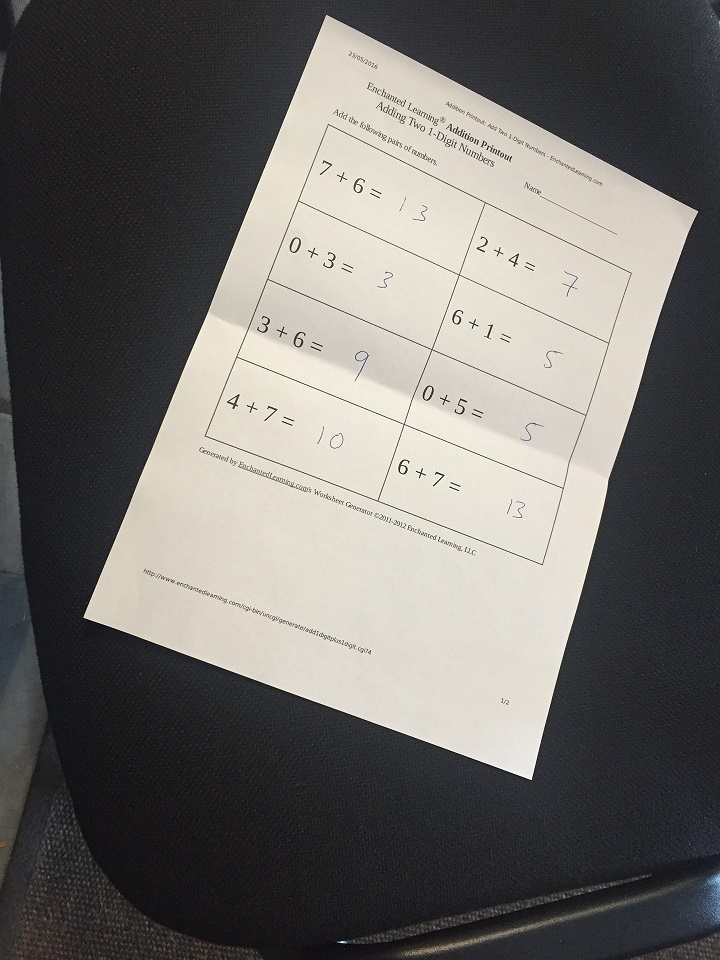
#> input picture 6. Computer Vision/05. Edge detection, perspective transform and Morphological transformations/img/scan.jpg, 720 x 960 px
$ jupyter execute --allow-errors 'Morphological Transformations.ipynb'   (shell and % lines are left out)
#> lines starting #> are read from the running program, lines starting #| are printed output that depends on the picture; after the words box and inside, x2 and y2 are one past the last pixel; in counts of white or black regions, pixels touching at a corner belong together
# Computer Vision Morphological Transformations

[cell 1]
import cv2
import numpy as np
import matplotlib.pyplot as plt

## Dilation

[cell 2]
# Create a simple 3 by 3 kernel of ones with numpy
kernel = np.ones([3,3], np.uint8)
kernel

[cell 3]
# Load an image, threshold it (binary_inverse) and apply dilation with openCV, try different number of iterations
img = cv2.imread('img/scan.jpg',0)
#> img: shape (960, 720); min 0, max 255, mean 109.7

ret, otsu = cv2.threshold(img,0, 255,cv2.THRESH_BINARY_INV + cv2.THRESH_OTSU)
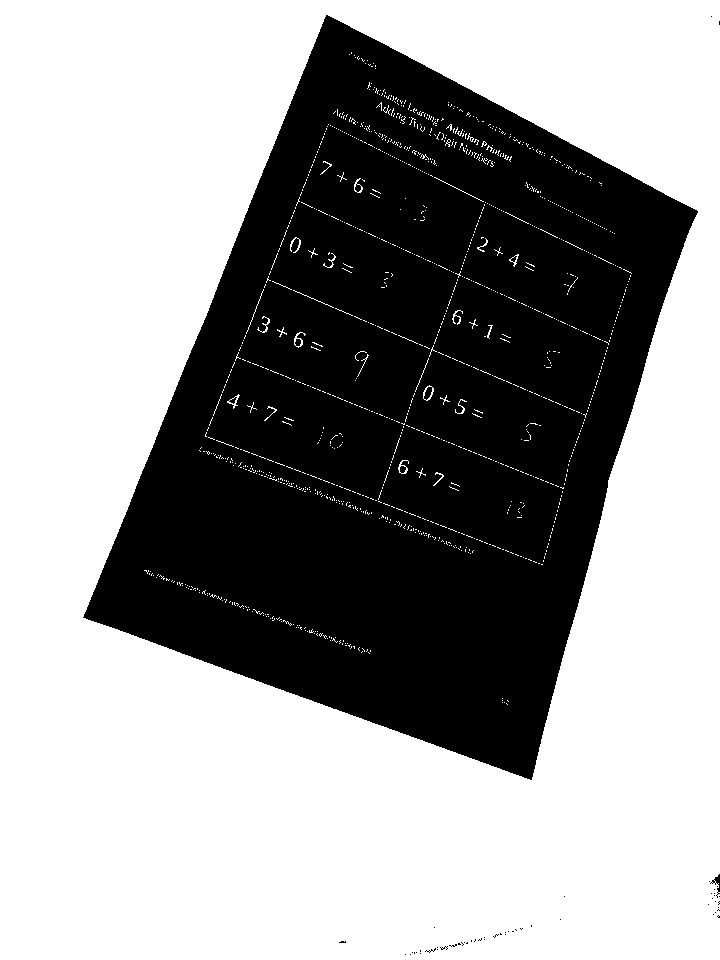
#> otsu: shape (960, 720); 61.1% white; 54 black regions (52 under 20 px), largest, box (x1, y1, x2, y2) and area: (83, 15, 698, 780) 268820, (710, 874, 720, 898) 70
#> ret = 129

dilated_text = cv2.dilate(otsu,kernel, iterations= 1)
#> dilated_text: shape (960, 720); 63.7% white; 35 black regions (24 under 20 px), largest, box (x1, y1, x2, y2) and area: (85, 17, 696, 778) 163100, (208, 360, 402, 499) 13689, (270, 203, 457, 347) 13087


plt.imshow(img, cmap='gray')

#> (the rest of this cell did not finish here and is left out)

[cell 4]

ret, th = cv2.threshold(img,127,255,cv2.THRESH_BINARY_INV)
#> th: shape (960, 720); 61.1% white; 48 black regions (45 under 20 px), largest, box (x1, y1, x2, y2) and area: (83, 15, 698, 780) 268961, (710, 874, 720, 898) 77, (449, 942, 464, 947) 22
th = cv2.adaptiveThreshold(th, 255, cv2.ADAPTIVE_THRESH_MEAN_C,cv2.THRESH_BINARY,3,2)
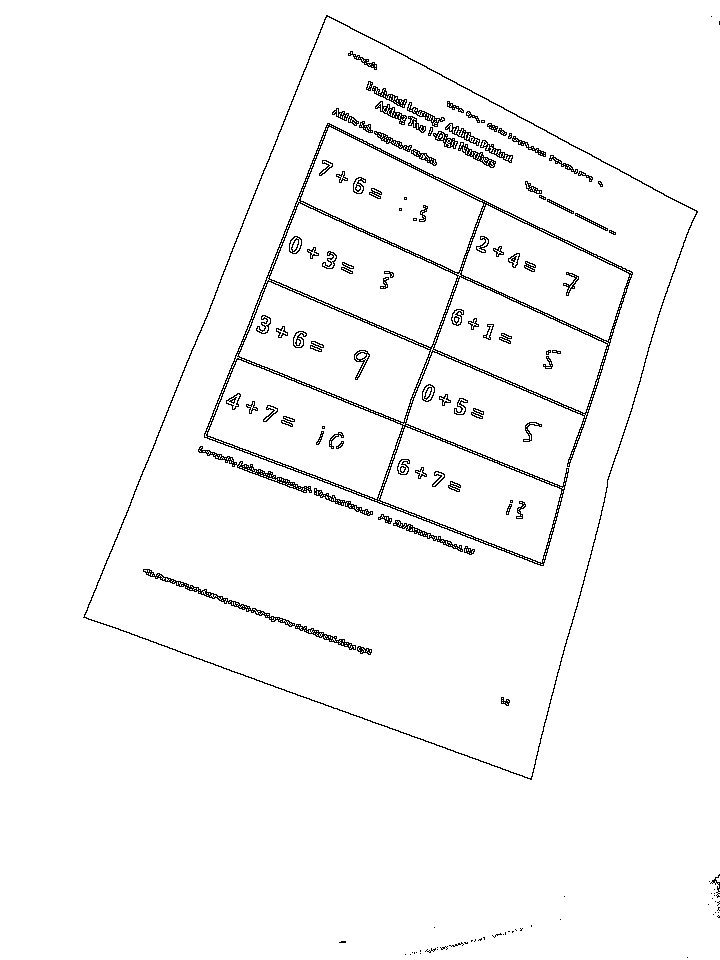
#> th: shape (960, 720); 97.3% white; black in thin lines or dots, all inside (x1, y1, x2, y2) = (83, 15, 720, 958)
plt.imshow(img)

[cell 5]
# Try with bigger kernels (5,5) and (7,7) or bigger and check what is the difference

[Hint](# "cv2.dilate")

[cell 6]
# Repeat the operation but this time create a special kernel with cv2.getStructuringElement, try different elements
# For example cv2.MORPH_RECT, cv2.MORPH_ELLIPSE and cv2.MORPH_CROSS, etc.
# Compare how the different kernels will affect the image

kernel= cv2.getStructuringElement(cv2.MORPH_ELLIPSE,(3,3))
erosion = cv2.erode(img,kernel)
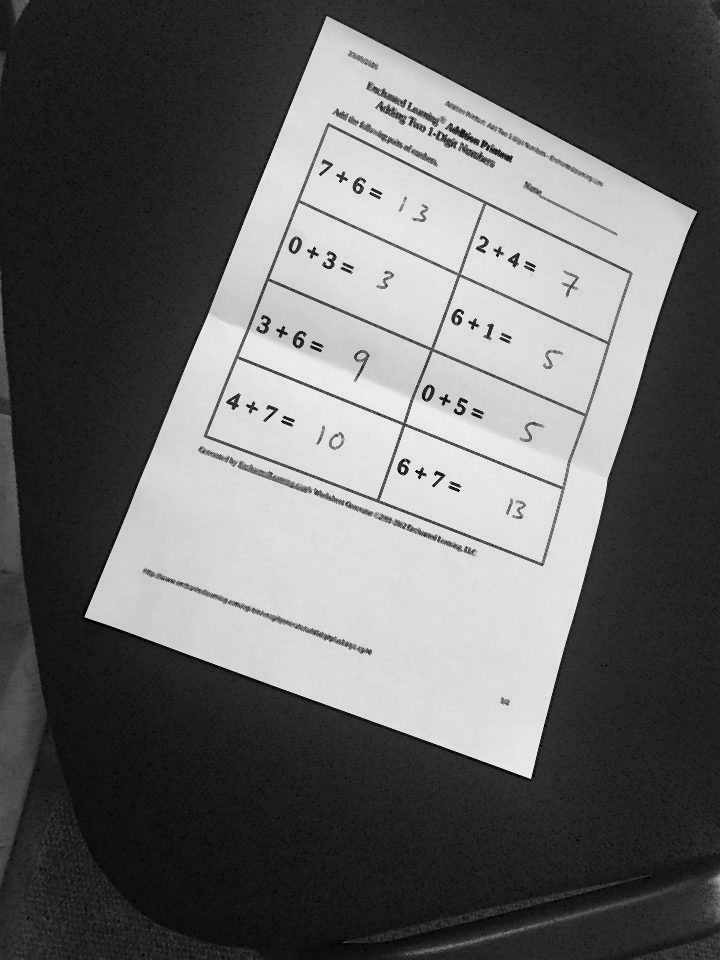
#> erosion: shape (960, 720); min 0, max 239, mean 102.7
dilate = cv2.dilate(erosion, kernel, iterations=0)

cv2.imshow('img',dilate)
cv2.waitKey(0)
cv2.destroyAllWindows()

## Erosion

[cell 7]
# Using the same kernels, apply Erosion to the thresholded image, make sure to start with a clean image
img = cv2.imread('img/scan.jpg',0)

th = cv2.adaptiveThreshold(img,255,cv2.ADAPTIVE_THRESH_MEAN_C,cv2.THRESH_BINARY_INV, 23,5)
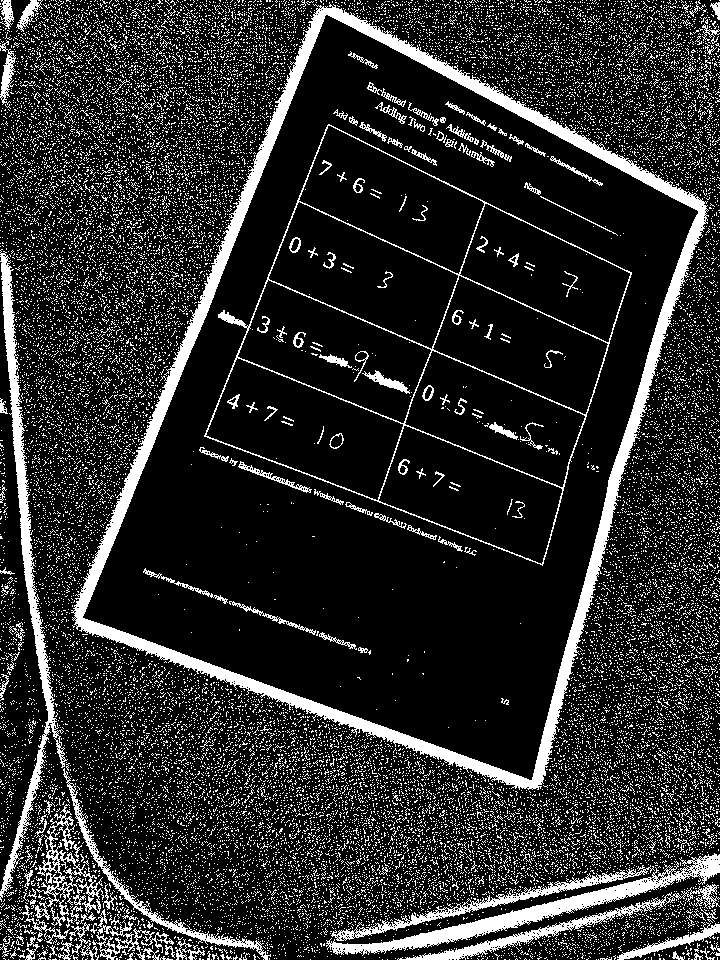
#> th: shape (960, 720); 16.8% white; 23630 white regions (23434 under 20 px), largest, box (x1, y1, x2, y2) and area: (71, 2, 709, 790) 25446, (0, 249, 68, 902) 5680, (326, 853, 720, 956) 5254

#ret, th = cv2.threshold(img,220,255,cv2.THRESH_BINARY_INV)
kernel= cv2.getStructuringElement(cv2.MORPH_ELLIPSE,(3,3))
#erosion = cv2.erode(th,kernel)
dilate = cv2.dilate(th, kernel, iterations=1)
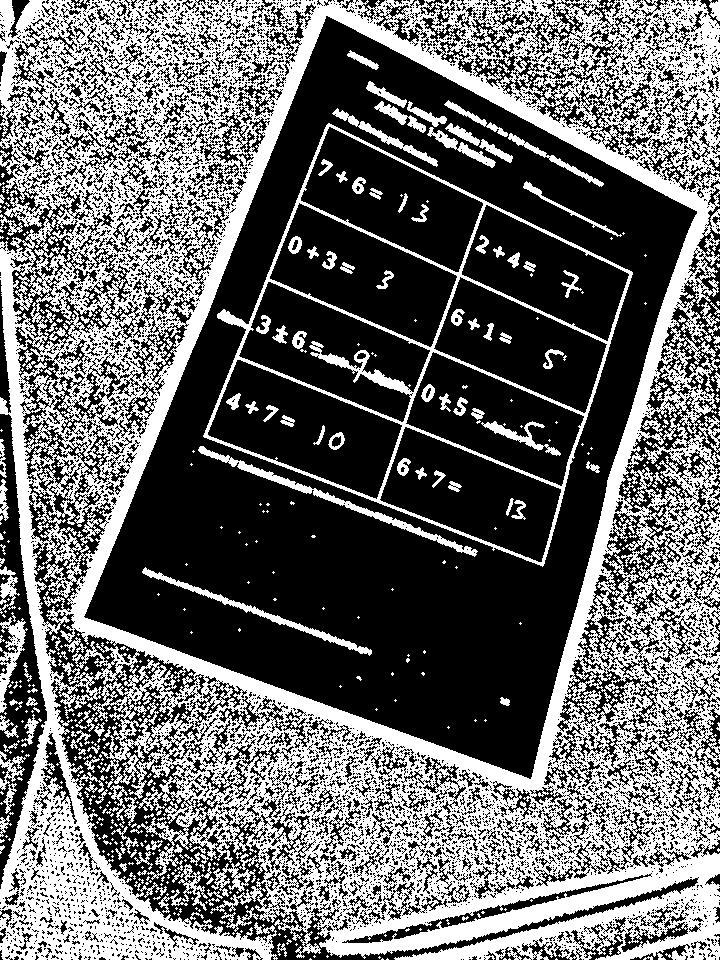
#> dilate: shape (960, 720); 41.3% white; 631 white regions (484 under 20 px), largest, box (x1, y1, x2, y2) and area: (0, 0, 720, 960) 250503, (203, 123, 633, 567) 10430, (198, 446, 478, 557) 1873

img_new = cv2.bitwise_not(dilate)


cv2.imshow('img',img_new)
cv2.waitKey(0)
cv2.destroyAllWindows()

[Hint](# "cv2.erode")

## Morphological Transformations: Opening / Closing

[cell 8]
# Apply opening to the thresholded image, experiment with different iterations


kernel = cv2.getStructuringElement(cv2.MORPH_ELLIPSE,(3,3))
closing = cv2.morphologyEx(th, cv2.MORPH_CLOSE, kernel, iterations=1)
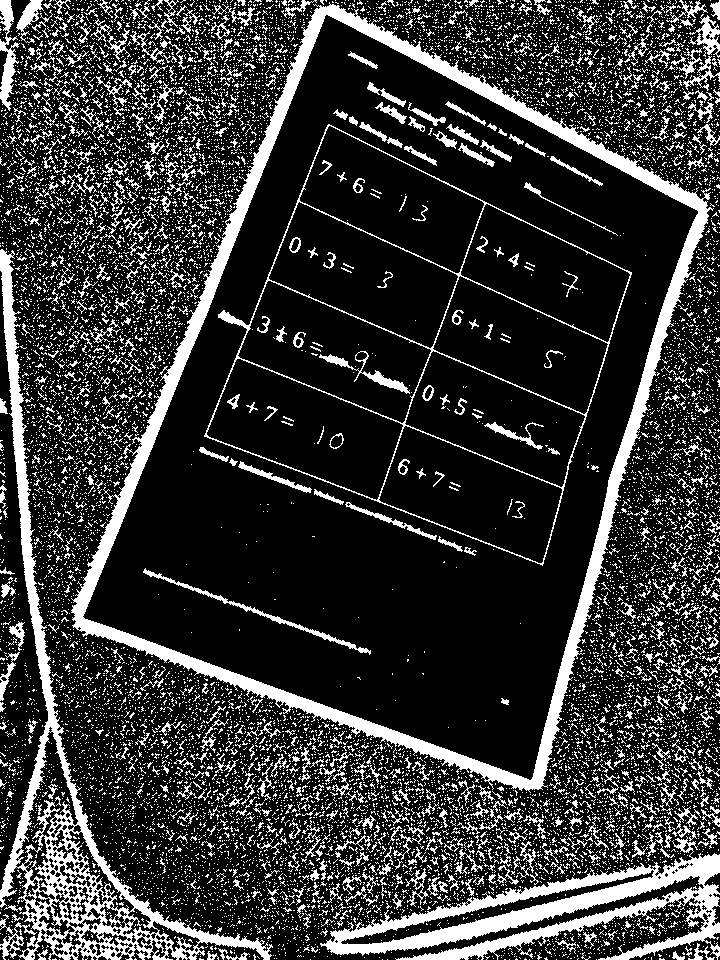
#> closing: shape (960, 720); 20.8% white; 13274 white regions (12499 under 20 px), largest, box (x1, y1, x2, y2) and area: (71, 2, 714, 793) 27824, (0, 249, 273, 960) 16544, (320, 836, 720, 960) 14162


cv2.imshow('img',closing)
cv2.waitKey(0)
cv2.destroyAllWindows()
